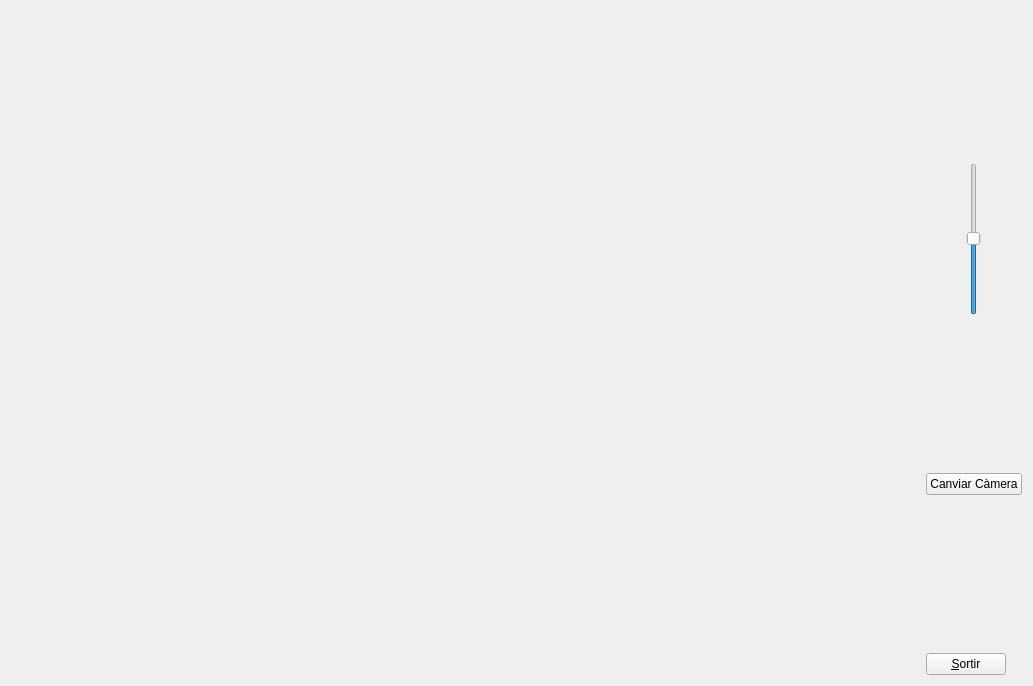
<?xml version="1.0" encoding="UTF-8"?>
<ui version="4.0">
 <class>MyForm</class>
 <widget class="QWidget" name="MyForm">
  <property name="geometry">
   <rect>
    <x>0</x>
    <y>0</y>
    <width>1033</width>
    <height>686</height>
   </rect>
  </property>
  <property name="minimumSize">
   <size>
    <width>387</width>
    <height>258</height>
   </size>
  </property>
  <property name="maximumSize">
   <size>
    <width>1033</width>
    <height>686</height>
   </size>
  </property>
  <property name="windowTitle">
   <string>IDI-Lab</string>
  </property>
  <layout class="QHBoxLayout" name="horizontalLayout">
   <item>
    <widget class="MyGLWidget" name="widget" native="true">
     <property name="sizePolicy">
      <sizepolicy hsizetype="Expanding" vsizetype="Expanding">
       <horstretch>0</horstretch>
       <verstretch>0</verstretch>
      </sizepolicy>
     </property>
    </widget>
   </item>
   <item>
    <layout class="QVBoxLayout" name="verticalLayout">
     <item>
      <spacer name="verticalSpacer_3">
       <property name="orientation">
        <enum>Qt::Vertical</enum>
       </property>
       <property name="sizeHint" stdset="0">
        <size>
         <width>20</width>
         <height>40</height>
        </size>
       </property>
      </spacer>
     </item>
     <item alignment="Qt::AlignHCenter">
      <widget class="QSlider" name="verticalSlider">
       <property name="value">
        <number>50</number>
       </property>
       <property name="orientation">
        <enum>Qt::Vertical</enum>
       </property>
      </widget>
     </item>
     <item>
      <spacer name="verticalSpacer_2">
       <property name="orientation">
        <enum>Qt::Vertical</enum>
       </property>
       <property name="sizeHint" stdset="0">
        <size>
         <width>20</width>
         <height>40</height>
        </size>
       </property>
      </spacer>
     </item>
     <item>
      <widget class="QPushButton" name="botoCanviaCamera">
       <property name="text">
        <string>Canviar Càmera</string>
       </property>
      </widget>
     </item>
     <item>
      <spacer name="verticalSpacer">
       <property name="orientation">
        <enum>Qt::Vertical</enum>
       </property>
       <property name="sizeHint" stdset="0">
        <size>
         <width>20</width>
         <height>40</height>
        </size>
       </property>
      </spacer>
     </item>
     <item>
      <widget class="QPushButton" name="pushButton">
       <property name="sizePolicy">
        <sizepolicy hsizetype="Fixed" vsizetype="Fixed">
         <horstretch>0</horstretch>
         <verstretch>0</verstretch>
        </sizepolicy>
       </property>
       <property name="text">
        <string>&amp;Sortir</string>
       </property>
      </widget>
     </item>
    </layout>
   </item>
  </layout>
 </widget>
 <customwidgets>
  <customwidget>
   <class>MyGLWidget</class>
   <extends>QWidget</extends>
   <header>MyGLWidget.h</header>
   <container>1</container>
   <slots>
    <slot>canviarCamera()</slot>
    <slot>ferZoom(int)</slot>
   </slots>
  </customwidget>
 </customwidgets>
 <resources/>
 <connections>
  <connection>
   <sender>pushButton</sender>
   <signal>clicked()</signal>
   <receiver>MyForm</receiver>
   <slot>close()</slot>
   <hints>
    <hint type="sourcelabel">
     <x>990</x>
     <y>678</y>
    </hint>
    <hint type="destinationlabel">
     <x>839</x>
     <y>529</y>
    </hint>
   </hints>
  </connection>
  <connection>
   <sender>botoCanviaCamera</sender>
   <signal>clicked()</signal>
   <receiver>widget</receiver>
   <slot>canviarCamera()</slot>
   <hints>
    <hint type="sourcelabel">
     <x>1025</x>
     <y>488</y>
    </hint>
    <hint type="destinationlabel">
     <x>615</x>
     <y>249</y>
    </hint>
   </hints>
  </connection>
  <connection>
   <sender>verticalSlider</sender>
   <signal>valueChanged(int)</signal>
   <receiver>widget</receiver>
   <slot>ferZoom(int)</slot>
   <hints>
    <hint type="sourcelabel">
     <x>961</x>
     <y>188</y>
    </hint>
    <hint type="destinationlabel">
     <x>830</x>
     <y>167</y>
    </hint>
   </hints>
  </connection>
 </connections>
</ui>
